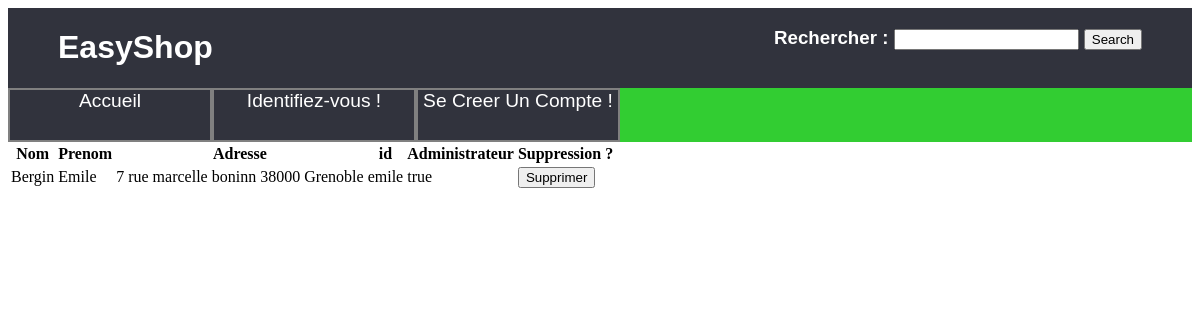
Page /controleur/afficherParametreAdmin.ctrl.php on the committed database.
### tables this page shows
CREATE TABLE clients (
	nom varchar(100),
	prenom varchar(100),
	adresse varchar(100),
	id varchar(100) PRIMARY KEY,
	password varchar(100),
	administrateur boolean
);

### controleur/afficherParametreAdmin.ctrl.php (called while the page is built, shortened)
<?php
    include_once('../model/DAO.class.php');
    $GLOBALS['clients']=$dao->getClients();
    include('../vue/VueParametreAdmin.php');
 ?>

### model/DAO.class.php (called while the page is built, shortened)
<?php
    class DAO {
        private $db;
        private $database = 'sqlite:../data/DB.db';
        function __construct() {
            try {
                $this->db= new PDO($this->database);
            } catch(PDOException $e){
                die("erreur de connexion:".$e->getMessage());
            }
        }
        function getClients(): array {
            $req="Select * from clients;";
            $sth=$this->db->query($req);
            $result=$sth->fetchAll(PDO::FETCH_CLASS,'clients');
            return $result;
        }
    }
    ?>

### vue/VueParametreAdmin.php (the view, shortened to what this page needs)
<!DOCTYPE html>
<html lang="fr">
      <head>
            <link rel="stylesheet" type="text/css" href="../vue/styleAccueil.css">
      </head>
      <body>
        <?php include_once('../vue/VueBandeauSite.php') ?>
      <footer>
          <table>
              <tr>
                  <th>Nom</th><th>Prenom</th><th>Adresse</th><th>id</th><th>Administrateur</th><th>Suppression ?</th>
              </tr>
              <?php foreach ($GLOBALS['clients'] as $value) {
                  echo '<tr>';
                  echo '<td>'.$value->nom.'</td>'.'<td>'.$value->prenom.'</td>'.'<td>'.$value->adresse.'</td>'.'<td>'.$value->id.'</td>'.'<td>'.$value->administrateur.'</td>';
                  echo'<td>';
                  echo '<form action="suppresionClientParAdministrateur.ctrl.php" method="post">
                      <input type="hidden" name="id" value="'.$value->id.'">
                      <input type="submit" value="Supprimer">
                      </form>';
                  echo'</td>';
                  echo '</tr>';
              } ?>
          </table>
      </footer>
    </body>
</html>

### vue/styleAccueil.css (style rules this page uses)
footer { display: flex; flex: wrap; }

### rows in the picture
clients: nom "Bergin", prenom "Emile", adresse "7 rue marcelle boninn 38000 Grenoble", id "emile", administrateur "true"
